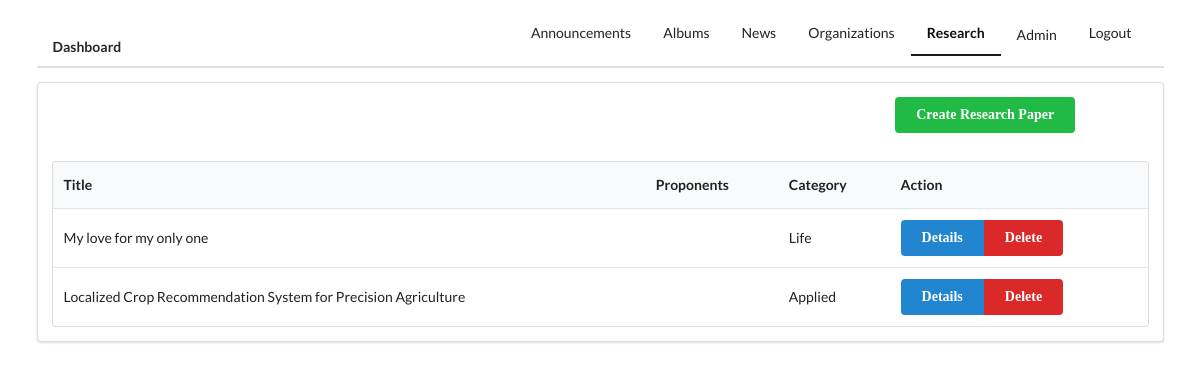
Page /staff/research/ (signed in) on the committed database.
### staff/models.py (models this page shows, shortened)
class ResearchPaper(models.Model):
    CATEGORY_CHOICES = (
        ("Applied", "Applied Science"),
        ("Life", "Life Science")
    )
    Applied = "Applied"
    Life = "Life"
    title = models.TextField()
    abstract = models.TextField()
    published_date = models.DateTimeField(default=timezone.now)
    file = models.FileField(upload_to="research_papers/{}".format(str(title).lower()), validators=[FileExtensionValidator(['pdf'])],)
    category = models.CharField(choices=CATEGORY_CHOICES, max_length=50, default=None, blank=True, null=True)

### staff/views.py (the view)
# urls.py: path('research/', views.ResearchListView.as_view(), name="research"),
class ResearchListView(LoginRequiredMixin, ListView):
    redirect_field_name = 'staff/index.html'
    model = ResearchPaper
    context_object_name = "research_papers"
    def get_queryset(self):
        return ResearchPaper.objects.order_by('-title')

### templates/staff/researchpaper_list.html (shortened to what this page needs)
{% extends 'staff/base_staff.html' %}
{% block research %}
  active
{% endblock %}
{% block main_content %}
  <div class="ui container">
    <div class="ui segment">
      <div class="ui grid">
        <div class="row">
          <div class="ui four wide right floated column">
            <a href="{% url 'staff:create_research' %}" class="ui green button">Create Research Paper</a>
          </div>
        </div>
        <div class="row">
          <div class="column">
            <table class="ui table">
              <thead>
                <th>
                  Title
                </th>
                <th>
                  Proponents
                </th>
                <th>
                  Category
                </th>
                <th>
                  Action
                </th>
              </thead>
              <tbody>
                {% for research in research_papers %}
                <tr>
                  <td>
                    {{ research.title }}
                  </td>
                  <td>
                  </td>
                  <td>
                    {{ research.category }}
                  </td>
                  <td>
                    <div class="ui buttons">
                      <a href="{% url 'staff:research_detail' pk=research.pk%}" class="ui blue button">Details</a>
                      <a href="{% url 'staff:delete_research' pk=research.pk %}" class="ui red button">Delete</a>
                    </div>
                  </td>
                </tr>
                {% endfor %}
              </tbody>
            </table>
          </div>
        </div>
      </div>
    </div>
  </div>
{% endblock %}

### static/css/index.css (style rules this page uses)
.ui.button { font-family: Code Bold; font-weight: bold; }

### rows in the picture
ResearchPaper: title "My love for my only one", category "Life"
ResearchPaper: title "Localized Crop Recommendation System for Precision Agriculture", category "Applied"
